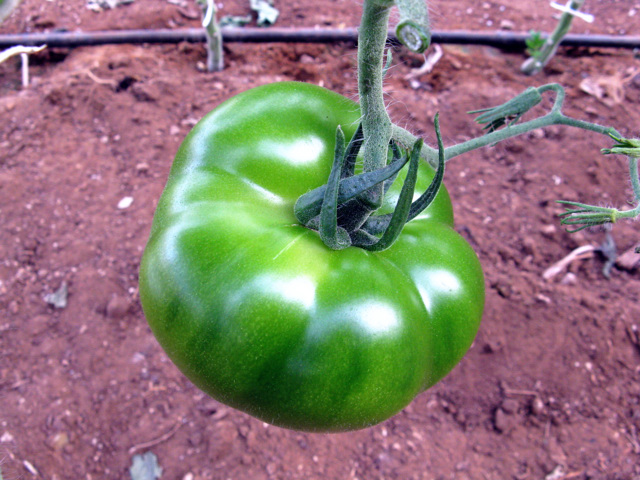
%> input picture project/test.jpg, 640 x 480 px
$ octave dajingfa.m   (GNU Octave 9; MATLAB toolbox functions it lacks are replaced by stand-ins)
%> lines starting %> are read from the running program, lines starting %| are printed output that depends on the picture
%%%大津法（二值分割）
img = imread('test.jpg');
%> img is the input picture: size 480x640x3 uint8; mean R, G, B 137.8, 121.1, 117.3
img = rgb2gray(img);
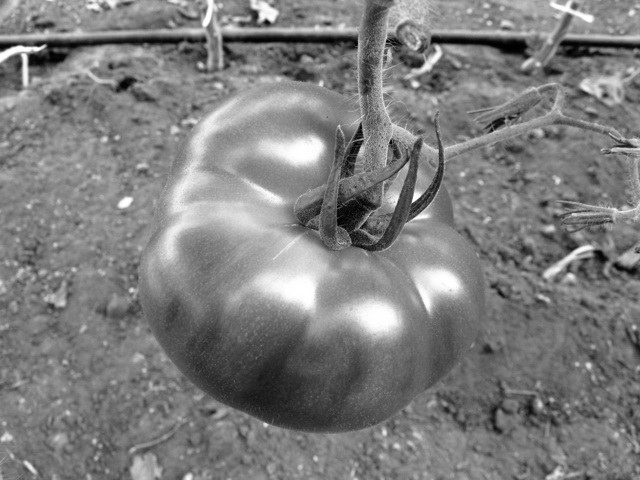
%> img: size 480x640 uint8; min 1, max 255, mean 125.7

rgbimg = imread('test.jpg');
hsvimg = rgb2hsv(rgbimg);
%> hsvimg: size 480x640x3 double; mean H, S, V 0.719, 0.404, 0.615
H = hsvimg(:, :, 1);
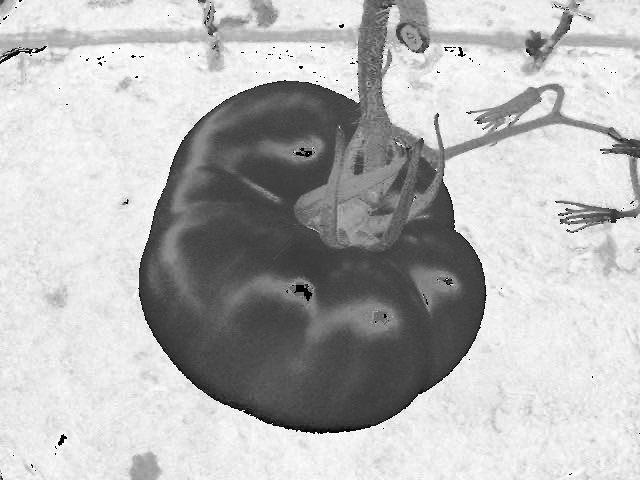
%> H: size 480x640 double; min 0, max 0.998, mean 0.719
S = hsvimg(:, :, 2);
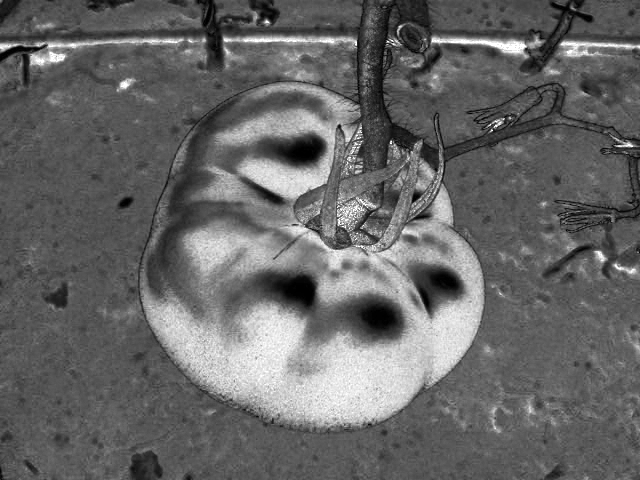
%> S: size 480x640 double; min 0, max 1, mean 0.404
V = hsvimg(:, :, 3);
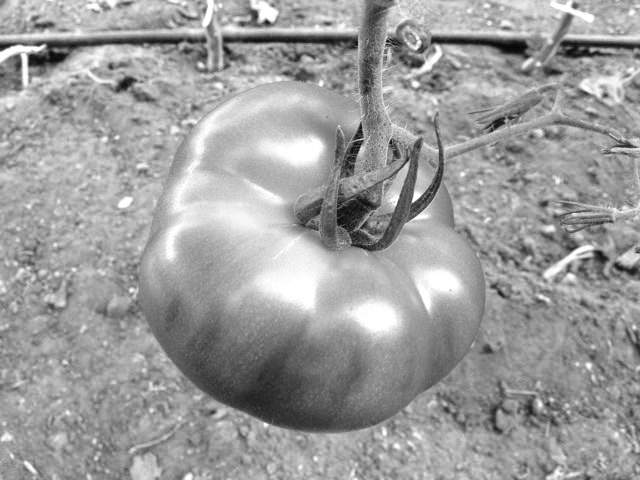
%> V: size 480x640 double; min 0.0196, max 1, mean 0.615
img = 255 * H;
%> img: size 480x640 double

bestg_k = 0;
bestTh = mean(img( : ));        %设定灰度均值为初始阈值
%> bestTh = 183.4
for Th = 1 : 256
    %小于阈值的参数
    pic1 = img;
    pic1(pic1 > Th) = 0;
    miu1 = mean(pic1( : ));
    n1 = sum(sum(pic1 ~= 0));
    %大于阈值的参数
    pic2 = img;
    pic2(pic2 < Th) = 0;
    miu2 = mean(pic2( : ));
    n2 = sum(sum(pic2 ~= 0));
    %计算间类方差
    g_k = n1 * n2 * (miu1 - miu2) ^ 2;
    %当取到目前对大的阈值时，更新最佳阈值
    if g_k > bestg_k
        bestTh = Th;
        bestg_k = g_k;
    end
end
%> this loop made 256 passes
%> (miu1, n1, miu2, n2, bestg_k) on passes 1 to 12: (0.000127, 54, 183.4, 306727, 5.57e+11), (0.000552, 143, 183.4, 306638, 1.47e+12), (0.00122, 226, 183.4, 306555, 2.33e+12), (0.00207, 302, 183.4, 306479, 3.11e+12), (0.00258, 338, 183.4, 306443, 3.48e+12), (0.00378, 405, 183.4, 306376, 4.17e+12), (0.00429, 430, 183.4, 306351, 4.43e+12), (0.00573, 490, 183.4, 306291, 5.05e+12), (0.00743, 551, 183.4, 306230, 5.67e+12), (0.00813, 574, 183.4, 306207, 5.91e+12), (0.0099, 625, 183.4, 306156, 6.43e+12), (0.0112, 659, 183.4, 306122, 6.78e+12)
%> pic2: size 480x640 double; every value is 0
%> after the loop, bestTh = 102; bestg_k = 3.77e+14
imgout = img;
imgout(imgout < bestTh) = 1;
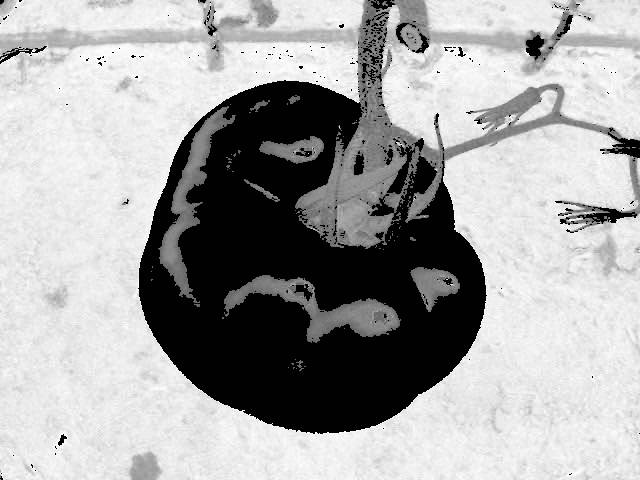
%> imgout: size 480x640 double; min 1, max 254.5, mean 165.9
imgout(imgout > bestTh) = 256;
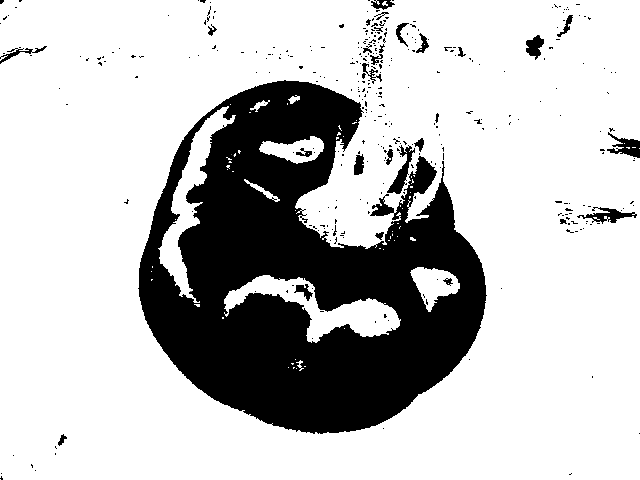
%> imgout: size 480x640 double; min 1, max 256, mean 194.2; drawn with min black and max white
%%%显示图像
subplot(2, 1, 1);
imshow(img);
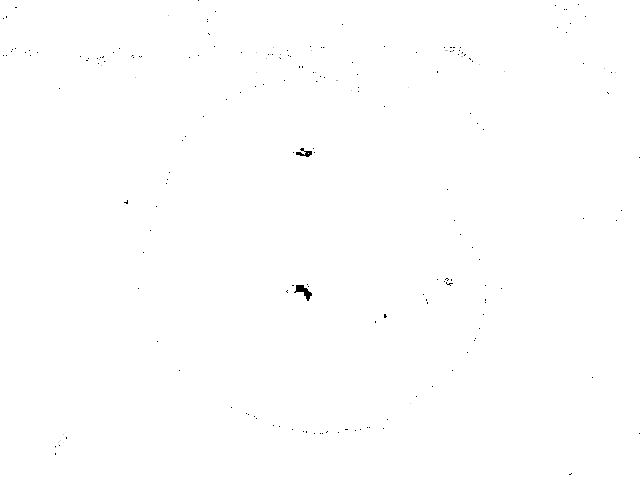
%> displayed picture: size 480x640, on the screen's scale of 0 to 255; min 0, max 255, mean 254.6
title('原图像');
subplot(2, 1, 2);
imshow(uint8(imgout));
title('大津法图像');
